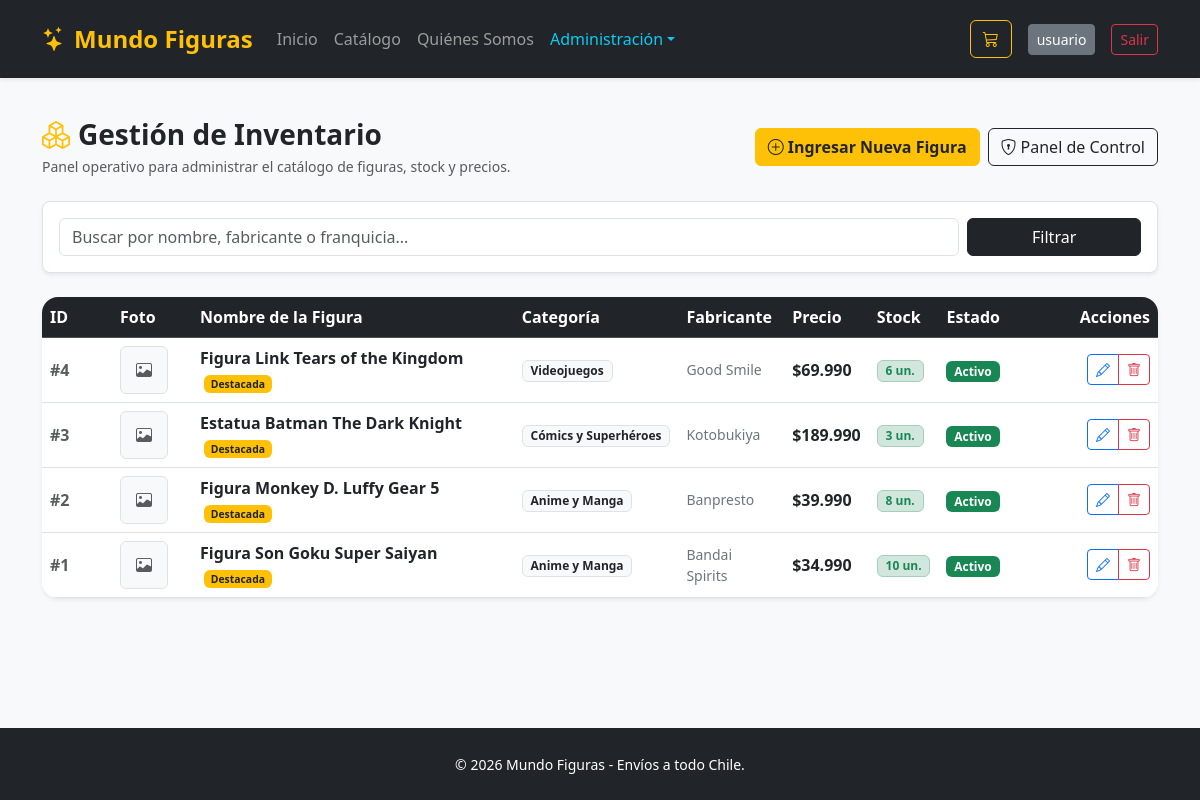
The app's page /catalogo/gestion/ (signed in) with its own data.
### apps/catalogo/models.py (models this page shows, shortened)
class Figura(models.Model):
    nombre = models.CharField(max_length=200, verbose_name="Nombre de la Figura")
    slug = models.SlugField(max_length=220, unique=True, blank=True)
    categoria = models.ForeignKey(Categoria, on_delete=models.PROTECT, related_name="figuras", verbose_name="Categoría")
    fabricante = models.CharField(max_length=100, verbose_name="Fabricante / Marca")
    escala = models.CharField(max_length=50, blank=True, verbose_name="Escala o Altura")
    descripcion = models.TextField(verbose_name="Descripción y Materiales")
    precio = models.DecimalField(max_digits=10, decimal_places=0, validators=[MinValueValidator(0)], verbose_name="Precio en CLP")
    stock = models.PositiveIntegerField(default=0, verbose_name="Stock disponible")
    imagen = models.ImageField(upload_to="figuras/", blank=True, null=True, verbose_name="Fotografía")
    destacado = models.BooleanField(default=False, verbose_name="¿Destacado?")
    activo = models.BooleanField(default=True, verbose_name="¿Disponible?")
    fecha_creacion = models.DateTimeField(auto_now_add=True)
    fecha_actualizacion = models.DateTimeField(auto_now=True)
    class Meta:
        verbose_name_plural = "Figuras Coleccionables"
        ordering = ['-fecha_creacion']
    @property
    def en_stock(self):
        return self.stock > 0
    @property
    def precio_formateado(self):
        return f"${self.precio:,.0f}".replace(",", ".")

class Categoria(models.Model):
    nombre = models.CharField(max_length=100, unique=True, verbose_name="Categoría o Franquicia")
    slug = models.SlugField(max_length=120, unique=True, blank=True, help_text="URL amigable")
    descripcion = models.TextField(blank=True, verbose_name="Descripción")
    activo = models.BooleanField(default=True, verbose_name="¿Activo?")
    creado_en = models.DateTimeField(auto_now_add=True)
    class Meta:
        verbose_name_plural = "Categorías"
        ordering = ['nombre']

### apps/catalogo/views.py (the view)
# urls.py: path('gestion/', views.gestion_figuras, name='gestion'),
@login_required
@user_passes_test(es_administrador, login_url='catalogo:lista')
def gestion_figuras(request):
    query = request.GET.get('q', '').strip()
    figuras = Figura.objects.all().select_related('categoria')
    if query:
        figuras = figuras.filter(Q(nombre__icontains=query) | Q(fabricante__icontains=query))
    paginador = Paginator(figuras.order_by('-fecha_creacion'), 10)
    pagina = paginador.get_page(request.GET.get('page'))
    return render(request, 'catalogo/gestion_figuras.html', {'figuras': pagina, 'query': query})

### apps/catalogo/views.py (called while the page is built)
def es_administrador(user):
    return user.is_authenticated and (user.is_staff or user.is_superuser)

### apps/pedidos/context_processors.py (called while the page is built)
def carrito_context(request):
    carrito = request.session.get('carrito', {})
    total_items = sum(item.get('cantidad', 0) for item in carrito.values())
    return{
        'carrito_total_items': total_items
    }

### apps/catalogo/templates/catalogo/gestion_figuras.html (shortened to what this page needs)
{% extends 'base.html' %}
{% block content %}
<div class="d-flex justify-content-between align-items-center mb-4 flex-wrap gap-2">
    <div>
        <h1 class="h3 fw-bold mb-1"><i class="bi bi-boxes text-warning me-2"></i>Gestión de Inventario</h1>
        <p class="text-muted small mb-0">Panel operativo para administrar el catálogo de figuras, stock y precios.</p>
    </div>
    <div class="d-flex gap-2">
        <a href="{% url 'catalogo:crear' %}" class="btn btn-warning fw-semibold text-dark">
            <i class="bi bi-plus-circle me-1"></i>Ingresar Nueva Figura
        </a>
        <a href="/admin/catalogo/figura/" target="_blank" class="btn btn-outline-dark">
            <i class="bi bi-shield-lock me-1"></i>Panel de Control
        </a>
    </div>
</div>
<div class="card border shadow-sm p-3 mb-4 rounded-3 bg-white">
    <form method="get" class="row g-2">
        <div class="col-md-10">
            <input type="text" name="q" class="form-control" placeholder="Buscar por nombre, fabricante o franquicia..." value="{{ query }}">
        </div>
        <div class="col-md-2 d-grid">
            <button type="submit" class="btn btn-dark">Filtrar</button>
        </div>
    </form>
</div>
<div class="card border-0 shadow-sm rounded-4 overflow-hidden bg-white">
    <div class="table-responsive">
        <table class="table table-hover align-middle mb-0">
            <thead class="table-dark">
                <tr>
                    <th scope="col" style="width: 70px;">ID</th>
                    <th scope="col" style="width: 80px;">Foto</th>
                    <th scope="col">Nombre de la Figura</th>
                    <th scope="col">Categoría</th>
                    <th scope="col">Fabricante</th>
                    <th scope="col">Precio</th>
                    <th scope="col">Stock</th>
                    <th scope="col">Estado</th>
                    <th scope="col" class="text-end" style="width: 150px;">Acciones</th>
                </tr>
            </thead>
            <tbody>
                {% for fig in figuras %}
                <tr>
                    <td class="fw-bold text-muted">#{{ fig.id }}</td>
                    <td>
                        {% if fig.imagen %}
                            <img src="{{ fig.imagen.url }}" alt="{{ fig.nombre }}" class="rounded border" style="width: 48px; height: 48px; object-fit: cover;">
                        {% else %}
                            <div class="bg-light rounded border text-center d-flex align-items-center justify-content-center" style="width: 48px; height: 48px;">
                                <i class="bi bi-image text-muted"></i>
                            </div>
                        {% endif %}
                    </td>
                    <td>
                        <a href="{% url 'catalogo:detalle' fig.slug %}" class="fw-bold text-dark text-decoration-none">
                            {{ fig.nombre }}
                        </a>
                        {% if fig.destacado %}
                            <span class="badge bg-warning text-dark ms-1" style="font-size: 0.65rem;">Destacada</span>
                        {% endif %}
                    </td>
                    <td><span class="badge bg-light text-dark border">{{ fig.categoria.nombre }}</span></td>
                    <td class="text-secondary small">{{ fig.fabricante }}</td>
                    <td class="fw-bold text-dark">{{ fig.precio_formateado }}</td>
                    <td>
                        {% if fig.en_stock %}
                            <span class="badge bg-success-subtle text-success border border-success-subtle">{{ fig.stock }} un.</span>
                        {% else %}
                            <span class="badge bg-danger-subtle text-danger border border-danger-subtle">Sin stock</span>
                        {% endif %}
                    </td>
                    <td>
                        {% if fig.activo %}
                            <span class="badge bg-success">Activo</span>
                        {% else %}
                            <span class="badge bg-secondary">Inactivo</span>
                        {% endif %}
                    </td>
                    <td class="text-end">
                        <div class="btn-group btn-group-sm">
                            <a href="{% url 'catalogo:editar' fig.id %}" class="btn btn-outline-primary" title="Editar Figura">
                                <i class="bi bi-pencil"></i>
                            </a>
                            <a href="{% url 'catalogo:eliminar' fig.id %}" class="btn btn-outline-danger" title="Eliminar Figura">
                                <i class="bi bi-trash"></i>
                            </a>
                        </div>
                    </td>
                </tr>
                {% endfor %}
            </tbody>
        </table>
    </div>
</div>
{% endblock %}

### templates/base.html (shortened to what this page needs)
<!DOCTYPE html>
<html lang="es">
<head>
    <link href="https://cdn.jsdelivr.net/npm/bootstrap@5.3.3/dist/css/bootstrap.min.css" rel="stylesheet">
    <link rel="stylesheet" href="https://cdn.jsdelivr.net/npm/bootstrap-icons@1.11.3/font/bootstrap-icons.min.css">
</head>
<body class="bg-light d-flex flex-column min-vh-100">
    <nav class="navbar navbar-expand-lg navbar-dark bg-dark sticky-top shadow-sm py-3">
        <div class="container">
            <a class="navbar-brand fw-bold text-warning fs-4" href="{% url 'core:inicio' %}">
                <i class="bi bi-stars me-2"></i>Mundo Figuras
            </a>
            <div class="collapse navbar-collapse" id="menu">
                <ul class="navbar-nav me-auto">
                    <li class="nav-item"><a class="nav-link" href="{% url 'core:inicio' %}">Inicio</a></li>
                    <li class="nav-item"><a class="nav-link" href="{% url 'catalogo:lista' %}">Catálogo</a></li>
                    <li class="nav-item"><a class="nav-link" href="{% url 'core:nosotros' %}">Quiénes Somos</a></li>
                    {% if user.is_staff %}
                    <li class="nav-item dropdown">
                        <a class="nav-link dropdown-toggle text-info" href="#" data-bs-toggle="dropdown">Administración</a>
                    </li>
                    {% endif %}
                </ul>
                <div class="d-flex align-items-center gap-3">
                    <a href="{% url 'pedidos:ver' %}" class="btn btn-outline-warning position-relative">
                        <i class="bi bi-cart3"></i>
                    </a>
                    {% if user.is_authenticated %}
                        <a href="{% url 'usuarios:perfil' %}" class="btn btn-secondary btn-sm">{{ user.username }}</a>
                        <a href="{% url 'usuarios:logout' %}" class="btn btn-outline-danger btn-sm">Salir</a>
                    {% else %}
                        <a href="{% url 'usuarios:login' %}" class="btn btn-outline-light btn-sm">Ingresar</a>
                        <a href="{% url 'usuarios:registro' %}" class="btn btn-warning btn-sm fw-semibold">Registrarse</a>
                    {% endif %}
                </div>
            </div>
        </div>
    </nav>
    <main class="container my-4 flex-grow-1">
        {% block content %}{% endblock %}
    </main>
    <footer class="bg-dark text-white py-4 mt-auto">
        <div class="container text-center">
            <small>&copy; 2026 Mundo Figuras - Envíos a todo Chile.</small>
        </div>
    </footer>
</body>
</html>

### records on screen
Figura: id "4", nombre "Figura Link Tears of the Kingdom", destacado "Destacada", categoria.nombre "Videojuegos", fabricante "Good Smile", precio_formateado "$69.990", stock "6", activo "Activo"
Figura: id "3", nombre "Estatua Batman The Dark Knight", destacado "Destacada", categoria.nombre "Cómics y Superhéroes", fabricante "Kotobukiya", precio_formateado "$189.990", stock "3", activo "Activo"
Figura: id "2", nombre "Figura Monkey D. Luffy Gear 5", destacado "Destacada", categoria.nombre "Anime y Manga", fabricante "Banpresto", precio_formateado "$39.990", stock "8", activo "Activo"
Figura: id "1", nombre "Figura Son Goku Super Saiyan", destacado "Destacada", categoria.nombre "Anime y Manga", fabricante "Bandai Spirits", precio_formateado "$34.990", stock "10", activo "Activo"

### other values on screen
{{ user.username }} "usuario"
